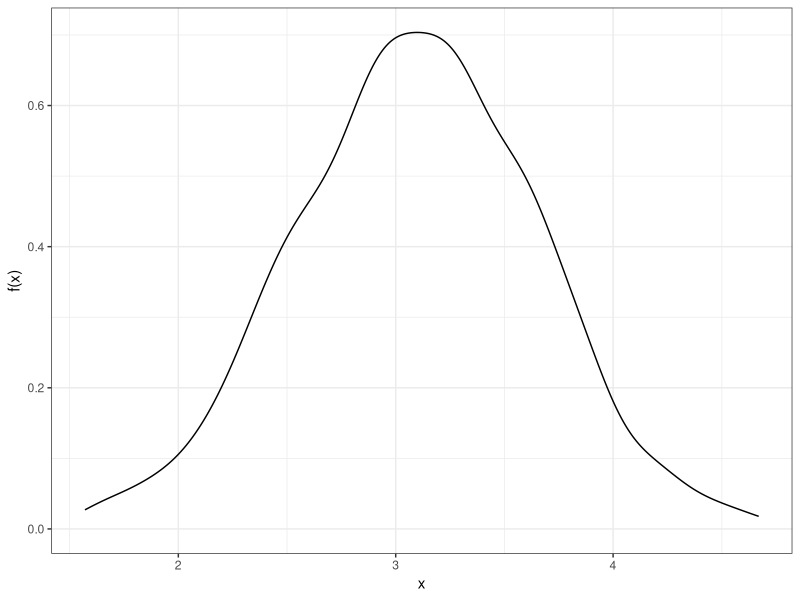
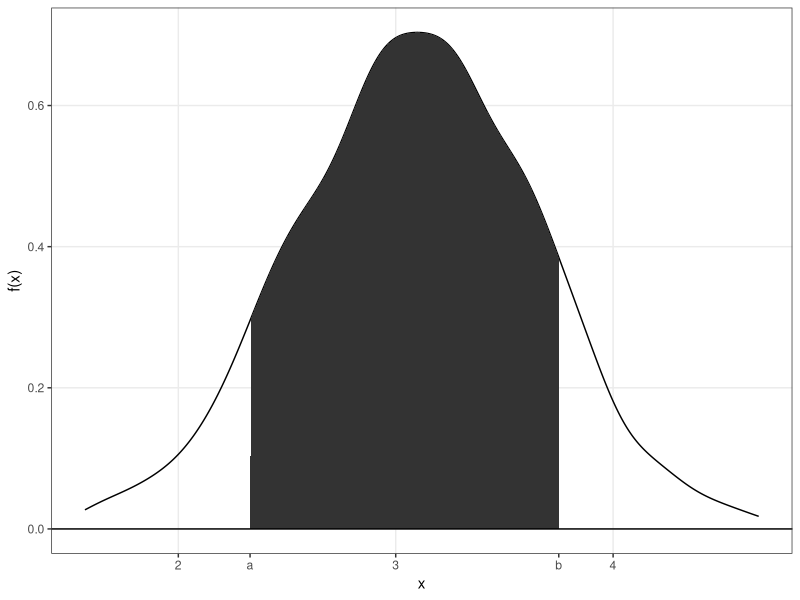
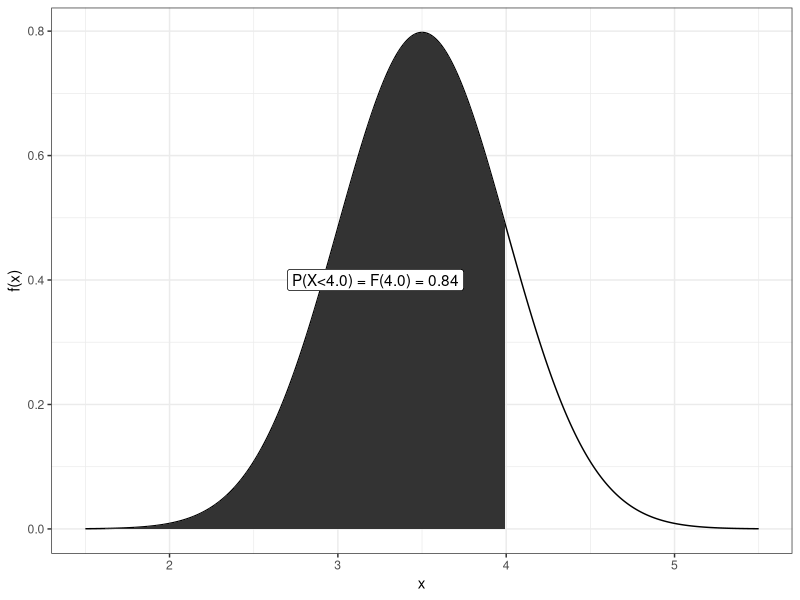
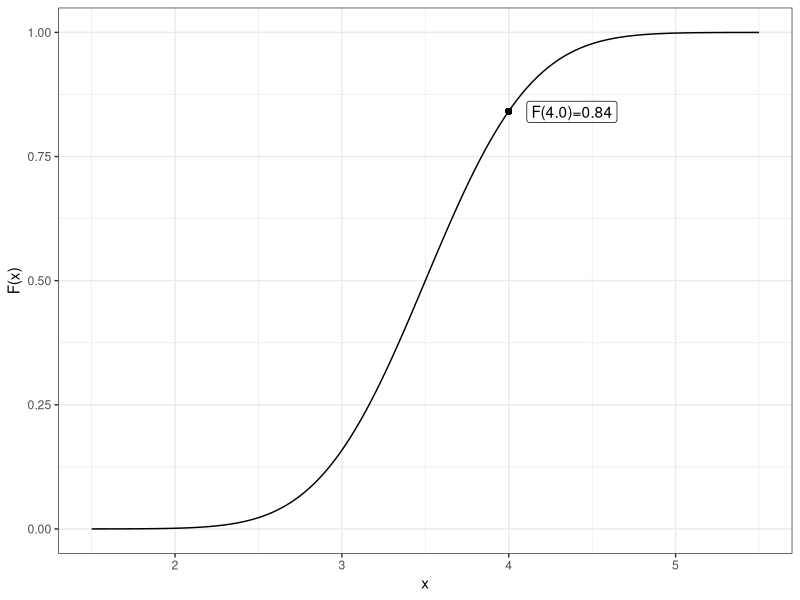
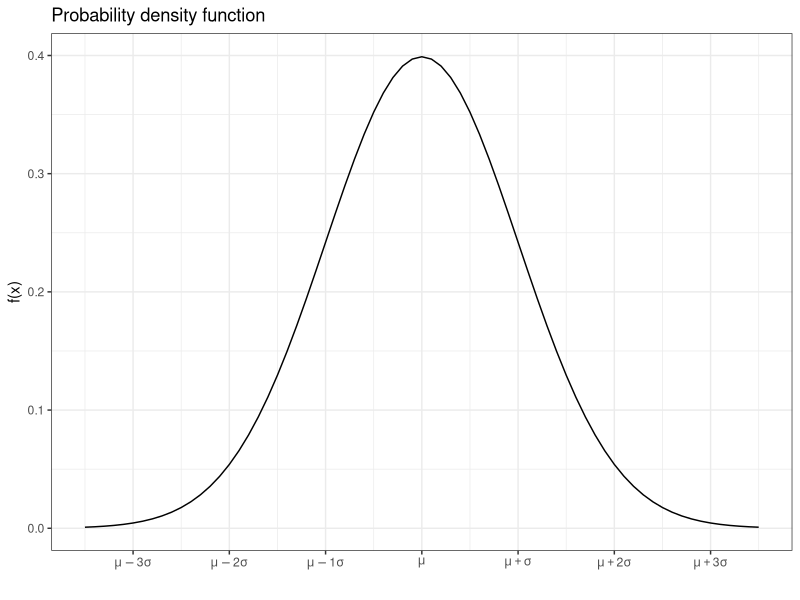
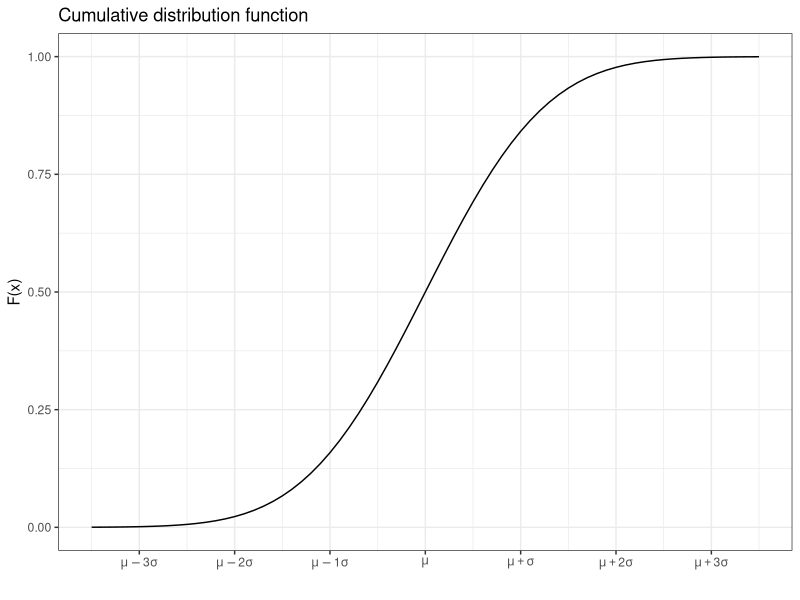
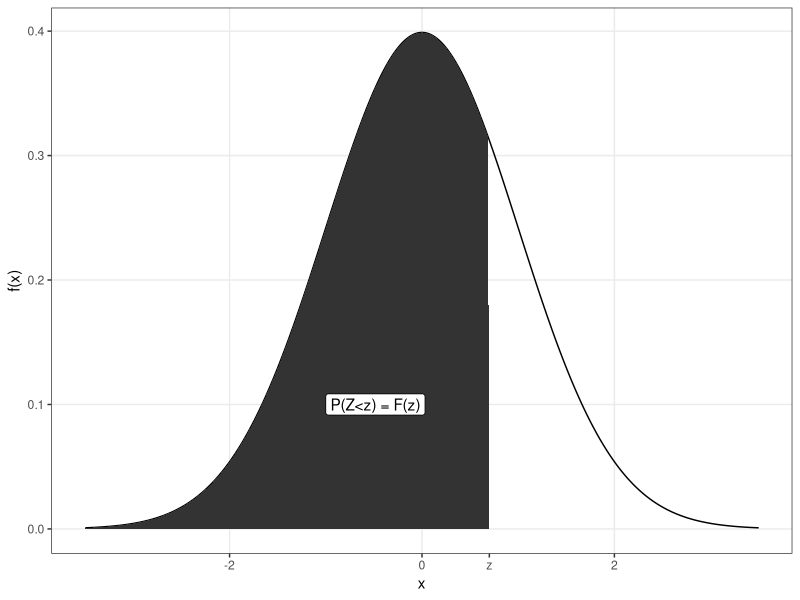
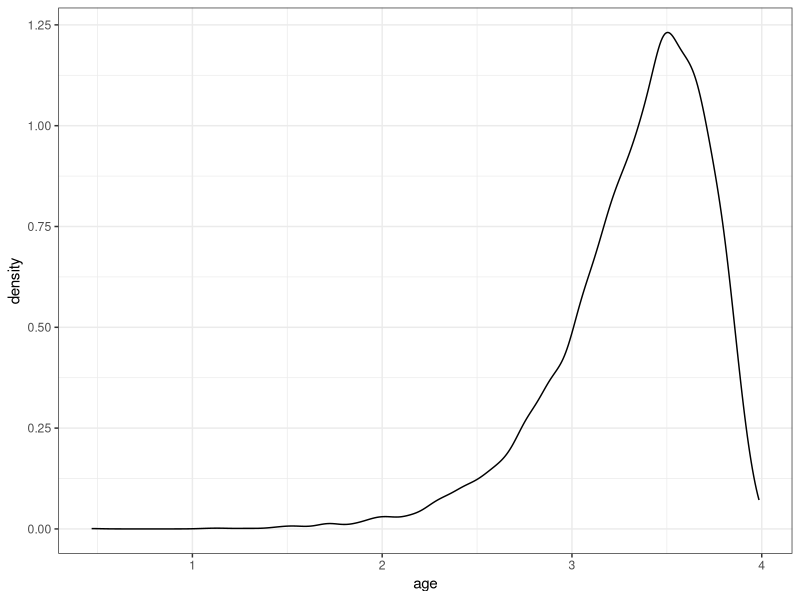

Source code (R) for these figures, in order:
## ---- chunk 1
#| label: setup
#| include: FALSE
library(ggplot2)
library(reshape2)
library(knitr)
library(kableExtra)
library(tidyverse)

knitr::opts_chunk$set(fig.width=3.5, fig.height=3.5, echo = FALSE, error=FALSE, warnings=FALSE, dpi=600, fig.path = "Rfigures/prob03_", cache=TRUE)
options(digits=2)
## ---- chunk 2
## ounce <- 0.0283495231
## pound <- 0.45359237
## ggplot(babies, aes(x=wt*ounce)) + theme_bw() + xlab("x") + ylab("f(x)") + geom_density() #+ ggtitle("Weight (kg) of a newborn baby"))
##plot(ggplot(fat, aes(x=weight*pound)) + theme_bw() + xlab("x") + ylab("f(x)") + geom_density() + ggtitle("Weight (kg) of a man"))
##Simulate weights
baby <- data.frame(smoke=sample(1000, x=0:2, prob=c(0.45,0.45,0.1), replace=TRUE)) %>% mutate(m=c(3.4, 3.0, 2.5)[smoke+1], wt=rnorm(n(), mean=m, sd=0.5))
ggplot(baby, aes(x=wt)) + theme_bw() + xlab("x") + ylab("f(x)") + geom_density() 
## ---- chunk 3
#ggplot(baby, aes(x=wt)) + theme_bw() + xlab("x") + ylab("f(x)") + geom_density() 
#plot(ggplot(data.frame(w=wt), aes(x=w)) + theme_bw() + xlab("x") + ylab("f(x)") + geom_density())

df.wt <- density(baby$wt)
df.wt <- data.frame(x=df.wt$x, y=df.wt$y)
plot(ggplot(baby, aes(x=wt)) + theme_bw() + xlab("x") + ylab("f(x)") + geom_density() + geom_area(data=df.wt %>% filter(x<3.75, x>2.33), aes(x=x, y=y)) + scale_x_continuous(breaks=c(2,2.33,3,3.75,4,5), labels=c('2','a','3','b','4','5')) + geom_hline(yintercept=0) + theme(panel.grid.minor = element_blank(), panel.grid.major.x = element_line(color = c("grey92", NA, "grey92", NA, "grey92", "grey92"))))
#plot(ggplot(data.frame(w=wt), aes(x=w)) + theme_bw() + xlab("x") + ylab("f(x)") + geom_density() + geom_area(data=df.wt %>% filter(x<3.75, x>2.33), aes(x=x, y=y)) + scale_x_continuous(breaks=c(2,2.33,3,3.75,4,5), labels=c('2','a','3','b','4','5')) + geom_hline(yintercept=0) + theme(panel.grid=element_blank()))
## ---- chunk 4
w<-seq(1.5,5.5,.01)
df.nwt <- data.frame(w=w, f=dnorm(w, 3.5, 0.5))
#ggplot(df.nwt, aes(x=w, y=f)) + geom_line() + theme_bw() + xlab("Weight (kg)") + ylab("f(x)")
## ---- chunk 5
#| label: fig-wtpdfcdf
#| fig-cap: "Probability density function (pdf) and cumulative distribution function (cdf)."
#| fig-subcap: 
#|   - "PDF"
#|   - "CDF"
#| layout-ncol: 2
plot(ggplot(df.nwt, aes(x=w, y=f)) + geom_line() + theme_bw() + xlab("x") + ylab("f(x)") + geom_area(data=df.nwt %>% filter(w<4.0)) + annotate("label",label=sprintf("P(X<4.0) = F(4.0) = %.2f", pnorm(4,3.5,0.5)), x=2.7, y=0.4, hjust=0))
df.nwt$F <- pnorm(df.nwt$w, 3.5, 0.5)
plot(ggplot(df.nwt, aes(x=w, y=F)) + geom_line() + xlab("x") + ylab("F(x)") + theme_bw() + geom_point(aes(x=4, y=pnorm(4,3.5,.5))) + annotate("label",label=sprintf("F(4.0)=%.2f", pnorm(4,3.5,.5)), x=4, y=.84, hjust=-0.2))##+ ggtitle("Cumulative distribution function") 
## ---- chunk 6
#| fig-cap: "Normal probability density function and cumulative distribution functions."
#| layout-ncol: 2
x <- seq(-3.5, 3.5, .1)
dN <- data.frame(x=x, fx=dnorm(x))
dN <- dN |> mutate(Fx = pnorm(x))
ggplot(dN, aes(x=x, y=fx)) + geom_line() + scale_x_continuous(breaks=-3:3, labels=c(expression(mu-3*sigma),expression(mu-2*sigma), expression(mu-1*sigma), expression(mu), expression(mu+sigma), expression(mu + 2*sigma),  expression(mu + 3*sigma))) + xlab("") + ylab("f(x)") + theme_bw() + ggtitle("Probability density function")
ggplot(dN, aes(x=x, y=Fx)) + geom_line() + scale_x_continuous(breaks=-3:3, labels=c(expression(mu-3*sigma),expression(mu-2*sigma), expression(mu-1*sigma), expression(mu), expression(mu+sigma), expression(mu + 2*sigma),  expression(mu + 3*sigma))) + xlab("") + ylab("F(x)") + theme_bw() + ggtitle("Cumulative distribution function")
## ---- chunk 7
w<-seq(-3.5,3.5,.01)
df.nwt <- data.frame(w=w, f=dnorm(w))
plot(ggplot(df.nwt, aes(x=w, y=f)) + geom_line() + theme_bw() + xlab("x") + ylab("f(x)") + geom_area(data=df.nwt %>% filter(w<0.7)) + annotate("label",label=sprintf("P(Z<z) = F(z)"), x=-1.0, y=0.1, hjust=0) + scale_x_continuous(breaks=c(-2,0,+.7,2), labels=c("-2","0","z","2")) + theme(panel.grid.minor = element_blank(), panel.grid.major.x = element_line(color = c("grey92", "grey92", NA, "grey92"))))
## ---- chunk 8
#| label: tbl-FZtab
#| tbl-cap: "Cumulative distribution function for the standard normal distribution. The table gives F(z) = P(Z < z) for standard normal Z."
z <- sapply(seq(-3.4, -3.49, -0.01), function(x) seq(x,0,0.1))
z <- -z[nrow(z):1,]
z <- sapply(seq(0, 0.09, 0.01), function(x) seq(x,3.49,0.1))
zscore.df <- apply(pnorm(z), 2, function(x) sprintf("%.4f",x))
row.names(zscore.df) <- sprintf("%.1f", z[,1])
colnames(zscore.df) <- seq(0,0.09,0.01)
kable(zscore.df) %>% column_spec(1, bold=TRUE) |> kable_styling()
## ---- chunk 9
#| label: fig-leftskewed
#| fig-cap: "A left skewed distribution. Can for example show the distribution of age of a mouse who died of natural causes."
#| fig.width: 5
miceage <- 2*(2-rgamma(10000, 3, 9))
data.frame(age=miceage) |> ggplot(aes(x=age)) + geom_density() + theme_bw()
## ---- chunk 10
#| label: fig-meanskew
#| fig-cap: "Distribution of sample means, where the means are computed based on random samples of sizes 3, 5, 10, 15, 20 and 30, respectively."
#| fig.width: 5
#| fig.height: 5
rs <- data.frame(n = c(3,5,10,15,20,30)) |> group_by(n) |> summarize(m=replicate(10000, mean(sample(miceage, n))), .groups="drop")
rs |> ggplot(aes(x=m, fill=factor(n))) + geom_histogram(bins=50) + theme_bw() + facet_wrap(~factor(n))+ theme(legend.position="none")
## ---- chunk 11
x <- seq(-0,5, .01)
dX <- data.frame(x=x, n=rep(c(2, 3,4,5,7, 10), each=length(x))) %>%
  mutate(fx=dchisq(x, df=n-1))
#dT <- data.frame(x=x, fx=dt(x, df=n-1))
ggplot(dX, aes(x=x, y=fx, color=factor(paste0("n=",n), levels=paste0("n=",sort(unique(n)))))) + geom_line() + theme_bw() + scale_color_discrete("") + ylim(c(0,0.5))
## ---- chunk 12
x <- seq(-0,5, .01)
dX <- data.frame(x=x, n1=rep(c(2,4,10), each=length(x)), n2=rep(c(2,4,10), each=length(x)*3)) %>%
  mutate(fx=df(x, df1=n1-1, df2=n2-1))
#dT <- data.frame(x=x, fx=dt(x, df=n-1))
ggplot(dX, aes(x=x, y=fx, color=factor(sprintf("n1=%i, n2=%i",n1, n2), levels=sprintf("n1=%i, n2=%i",rep(sort(unique(n1)), each=3), sort(unique(n2)))))) + geom_line() + theme_bw() + scale_color_discrete("") + ylim(c(0,0.8))
## ---- chunk 13
x <- seq(-3.5,3.5, .01)
dT <- data.frame(x=x, n=rep(c(2, 3,5,7, 10, 15, 20, 30), each=length(x))) %>%
  mutate(fx=dt(x, df=n-1))
#dT <- data.frame(x=x, fx=dt(x, df=n-1))
ggplot(dT, aes(x=x, y=fx, color=factor(paste0("n=",n), levels=paste0("n=",sort(unique(n)))))) + geom_line() + theme_bw() + scale_color_discrete("")
